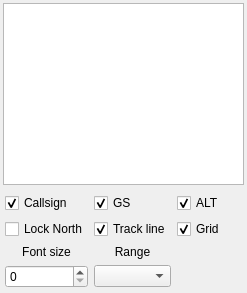
<?xml version="1.0" encoding="UTF-8"?>
<ui version="4.0">
 <class>CRadarComponent</class>
 <widget class="QFrame" name="CRadarComponent">
  <property name="geometry">
   <rect>
    <x>0</x>
    <y>0</y>
    <width>247</width>
    <height>293</height>
   </rect>
  </property>
  <property name="windowTitle">
   <string>Radar screen</string>
  </property>
  <layout class="QVBoxLayout" name="vl_RadarComponent">
   <property name="leftMargin">
    <number>3</number>
   </property>
   <property name="topMargin">
    <number>3</number>
   </property>
   <property name="rightMargin">
    <number>3</number>
   </property>
   <property name="bottomMargin">
    <number>3</number>
   </property>
   <item>
    <widget class="swift::gui::views::CRadarView" name="gv_RadarView"/>
   </item>
   <item>
    <widget class="QFrame" name="fr_RadarSettings">
     <layout class="QGridLayout" name="gl_RadarSettings">
      <property name="leftMargin">
       <number>2</number>
      </property>
      <property name="topMargin">
       <number>2</number>
      </property>
      <property name="rightMargin">
       <number>2</number>
      </property>
      <property name="bottomMargin">
       <number>2</number>
      </property>
      <item row="0" column="1">
       <widget class="QCheckBox" name="cb_GroundSpeed">
        <property name="toolTip">
         <string>Ground speed</string>
        </property>
        <property name="text">
         <string>GS</string>
        </property>
        <property name="checked">
         <bool>true</bool>
        </property>
       </widget>
      </item>
      <item row="1" column="2">
       <widget class="QCheckBox" name="cb_Grid">
        <property name="text">
         <string>Grid</string>
        </property>
        <property name="checked">
         <bool>true</bool>
        </property>
       </widget>
      </item>
      <item row="1" column="1">
       <widget class="QCheckBox" name="cb_Heading">
        <property name="text">
         <string>Track line</string>
        </property>
        <property name="checked">
         <bool>true</bool>
        </property>
       </widget>
      </item>
      <item row="1" column="0">
       <widget class="QCheckBox" name="cb_LockNorth">
        <property name="text">
         <string>Lock North</string>
        </property>
       </widget>
      </item>
      <item row="2" column="0">
       <widget class="QLabel" name="lbl_FontSize">
        <property name="text">
         <string>Font size</string>
        </property>
        <property name="alignment">
         <set>Qt::AlignBottom|Qt::AlignHCenter</set>
        </property>
       </widget>
      </item>
      <item row="0" column="2">
       <widget class="QCheckBox" name="cb_Altitude">
        <property name="toolTip">
         <string>Altitude</string>
        </property>
        <property name="text">
         <string>ALT</string>
        </property>
        <property name="checked">
         <bool>true</bool>
        </property>
       </widget>
      </item>
      <item row="0" column="0">
       <widget class="QCheckBox" name="cb_Callsign">
        <property name="text">
         <string>Callsign</string>
        </property>
        <property name="checked">
         <bool>true</bool>
        </property>
       </widget>
      </item>
      <item row="2" column="1">
       <widget class="QLabel" name="lbl_Range">
        <property name="text">
         <string>Range</string>
        </property>
        <property name="alignment">
         <set>Qt::AlignBottom|Qt::AlignHCenter</set>
        </property>
       </widget>
      </item>
      <item row="3" column="0">
       <widget class="QSpinBox" name="sb_FontSize">
        <property name="sizePolicy">
         <sizepolicy hsizetype="Preferred" vsizetype="Preferred">
          <horstretch>0</horstretch>
          <verstretch>0</verstretch>
         </sizepolicy>
        </property>
        <property name="alignment">
         <set>Qt::AlignLeading|Qt::AlignLeft|Qt::AlignVCenter</set>
        </property>
       </widget>
      </item>
      <item row="3" column="1">
       <widget class="QComboBox" name="cb_RadarRange"/>
      </item>
     </layout>
    </widget>
   </item>
  </layout>
 </widget>
 <customwidgets>
  <customwidget>
   <class>swift::gui::views::CRadarView</class>
   <extends>QGraphicsView</extends>
   <header>gui/views/radarview.h</header>
  </customwidget>
 </customwidgets>
 <tabstops>
  <tabstop>gv_RadarView</tabstop>
  <tabstop>cb_Callsign</tabstop>
  <tabstop>cb_GroundSpeed</tabstop>
  <tabstop>cb_Altitude</tabstop>
  <tabstop>cb_LockNorth</tabstop>
  <tabstop>cb_Heading</tabstop>
  <tabstop>cb_Grid</tabstop>
  <tabstop>sb_FontSize</tabstop>
  <tabstop>cb_RadarRange</tabstop>
 </tabstops>
 <resources/>
 <connections/>
</ui>
